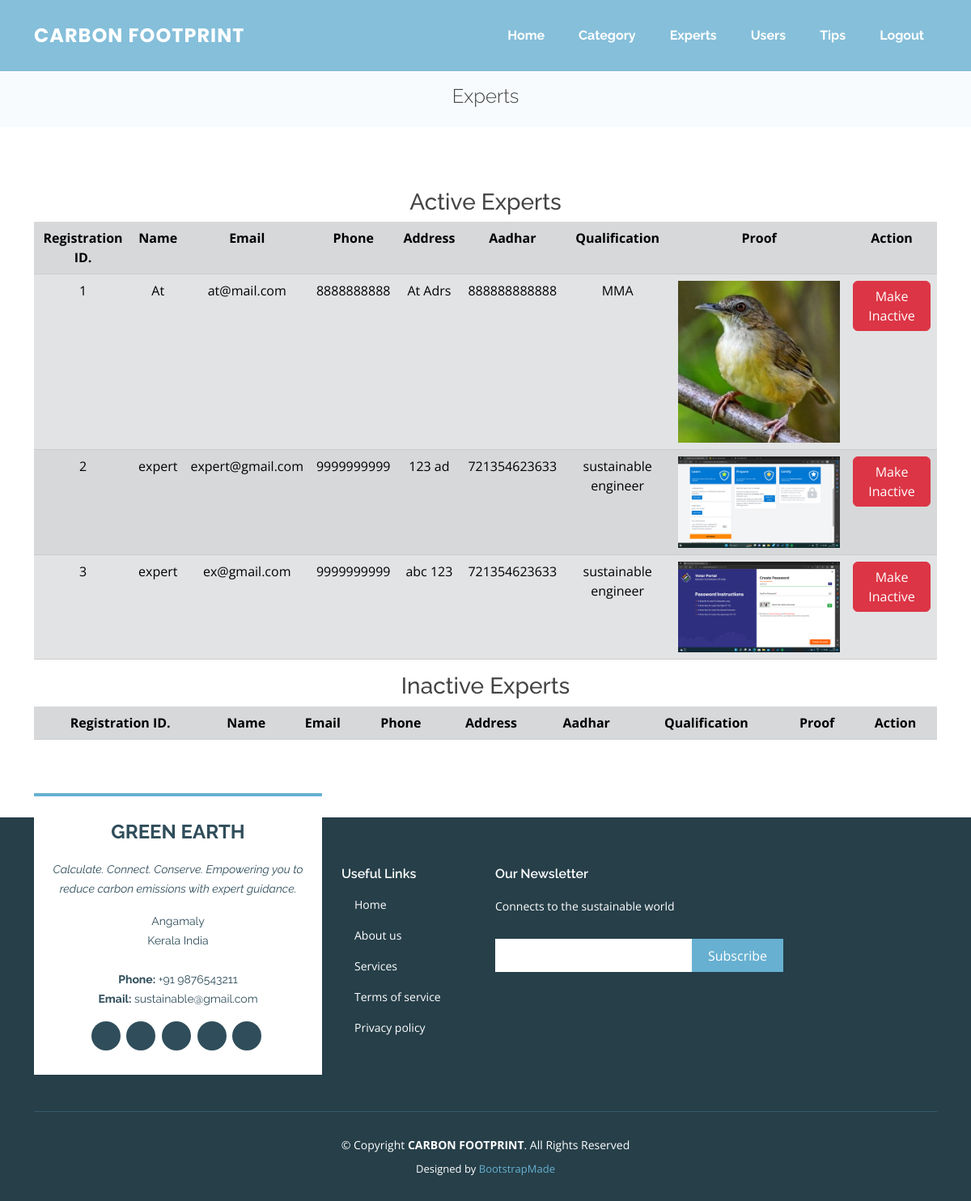
Page /adminExperts on the committed database.
### cfApp/models.py (models this page shows)
class Experts(models.Model):
    name = models.CharField(max_length=30)
    email = models.CharField(max_length=30)
    phone = models.CharField(max_length=15)
    address = models.CharField(max_length=50)
    aadhar = models.CharField(max_length=12)
    qual = models.CharField(max_length=12)
    proof = models.FileField()
    user = models.ForeignKey(User, on_delete=models.CASCADE)

### cfApp/views.py (the view)
# urls.py: path('adminExperts', views.adminExperts),
def adminExperts(request):
    data = Experts.objects.filter(user__is_active=1)
    dataIn = Experts.objects.filter(user__is_active=0)
    return render(request, "adminExperts.html", {"data": data, "dataIn": dataIn})

### templates/adminExperts.html (shortened to what this page needs)
{% extends "adminBase.html" %} {% block content %}
<main id="main">
	<div
		class="breadcrumbs d-flex align-items-center"
		style="background-image: url('assets/img/breadcrumbs-bg.jpg')"
	>
		<div
			class="container position-relative d-flex flex-column align-items-center"
			data-aos="fade"
		>
			<h2>Experts</h2>
		</div>
	</div>
	<section id="contact" class="contact">
		<div class="container" data-aos="fade-up" data-aos-delay="100">
			<div class="row gy-4 mt-3">
				<div class="col-lg-12" style="margin: auto">
					<h3 class="text-center">Active Experts</h3>
					<table
						class="table table-secondary table-striped table-hover text-center"
					>
						<tr>
							<th>Registration ID.</th>
							<th>Name</th>
							<th>Email</th>
							<th>Phone</th>
							<th>Address</th>
							<th>Aadhar</th>
							<th>Qualification</th>
							<th>Proof</th>
							<th>Action</th>
						</tr>
						{% for d in data %}
						<tr>
							<td>{{d.id}}</td>
							<td>{{d.name}}</td>
							<td>{{d.email}}</td>
							<td>{{d.phone}}</td>
							<td>{{d.address}}</td>
							<td>{{d.aadhar}}</td>
							<td>{{d.qual}}</td>
							<td><a href="/static/media/{{d.proof}}" target="_blank"><img src="/static/media/{{d.proof}}" width="200" alt=""></a></td>
							<td><a href="/adminUpdateExperts?id={{d.user.id}}&status=0" class="btn btn-danger">Make Inactive</a></td>
						</tr>
						{% endfor %}
					</table>
					<h3 class="text-center">Inactive Experts</h3>
					<table
						class="table table-secondary table-striped table-hover text-center"
					>
						<tr>
							<th>Registration ID.</th>
							<th>Name</th>
							<th>Email</th>
							<th>Phone</th>
							<th>Address</th>
							<th>Aadhar</th>
							<th>Qualification</th>
							<th>Proof</th>
							<th>Action</th>
						</tr>
					</table>
				</div>
			</div>
		</div>
	</section>
</main>
{% endblock %}

### static/css/style.css (style rules this page uses)
body { font-family: "Open Sans", sans-serif; color: #444444; }
a { text-decoration: none; color: #67b0d1; }
h1, h2, h3, h4, h5, h6 { font-family: "Raleway", sans-serif; }
#main { margin-top: 90px; }
section { padding: 60px 0; overflow: hidden; }
.breadcrumbs { padding: 15px 0; background-color: #f8fbfd; min-height: 40px; }
.breadcrumbs h2 { font-size: 24px; font-weight: 300; }
.contact { padding-bottom: 80px; }

### rows in the picture
Experts: id "1", name "At", email "at@mail.com", phone "8888888888", address "At Adrs", aadhar "888888888888", qual "MMA", proof (picture)
Experts: id "2", name "expert", email "expert@gmail.com", phone "9999999999", address "123 ad", aadhar "721354623633", qual "sustainable engineer", proof (picture)
Experts: id "3", name "expert", email "ex@gmail.com", phone "9999999999", address "abc 123", aadhar "721354623633", qual "sustainable engineer", proof (picture)
